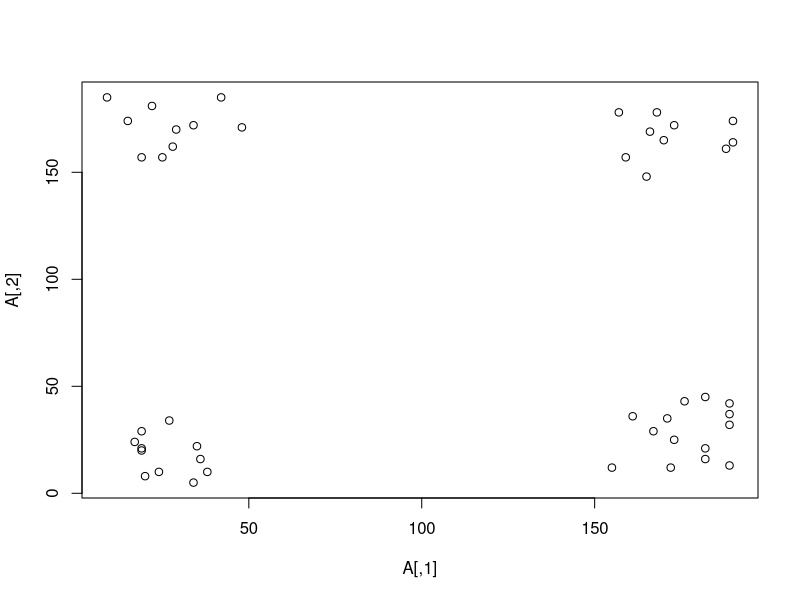
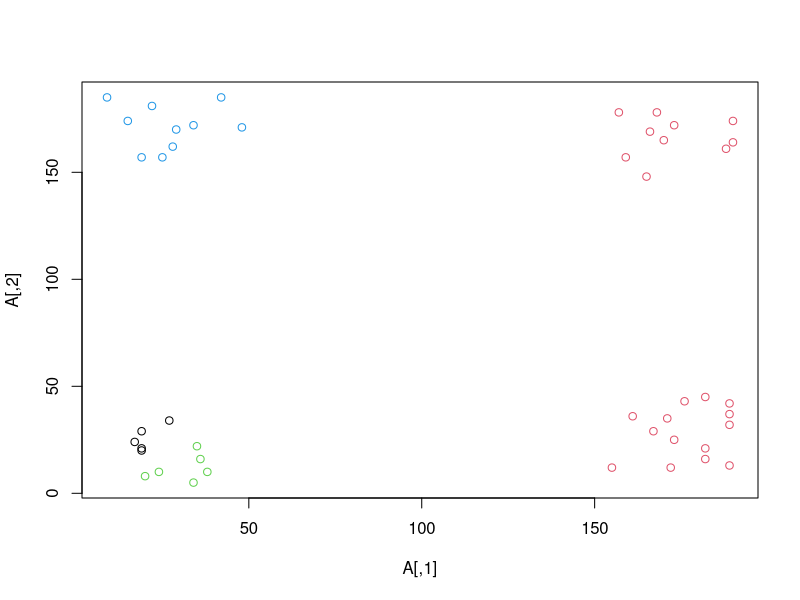
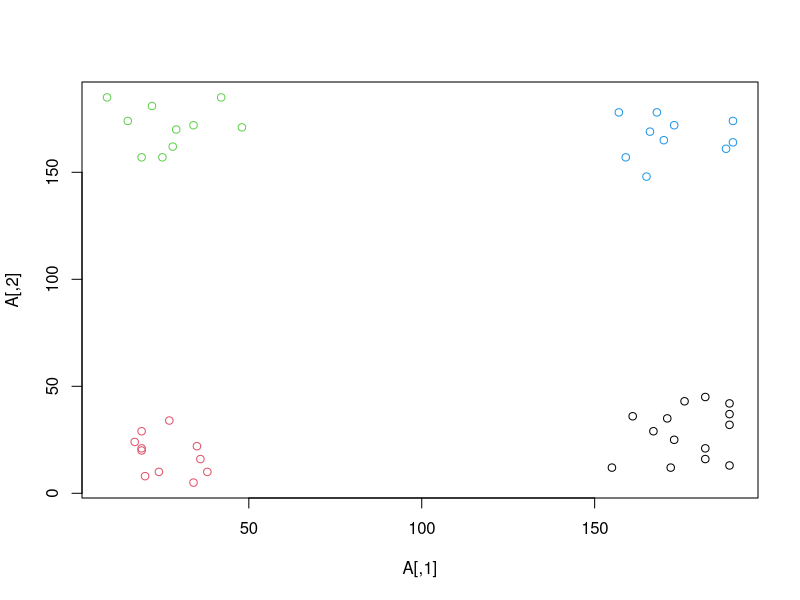
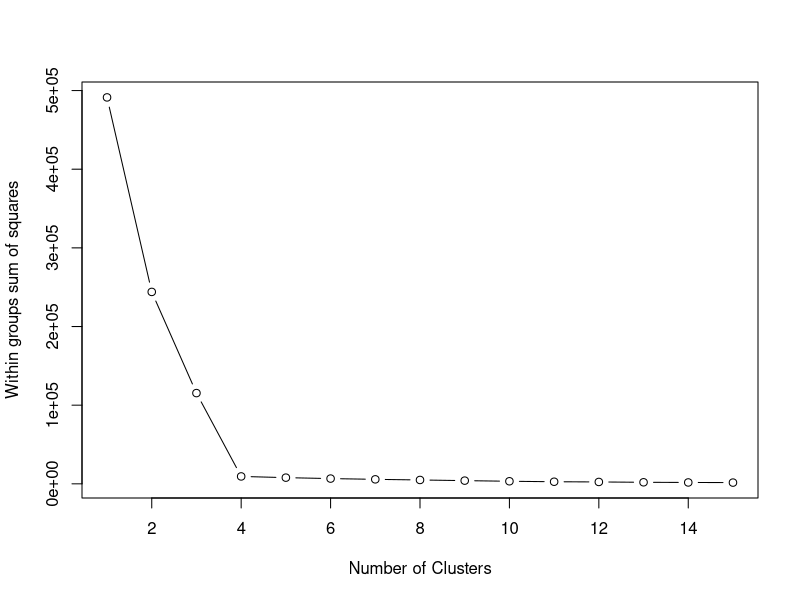
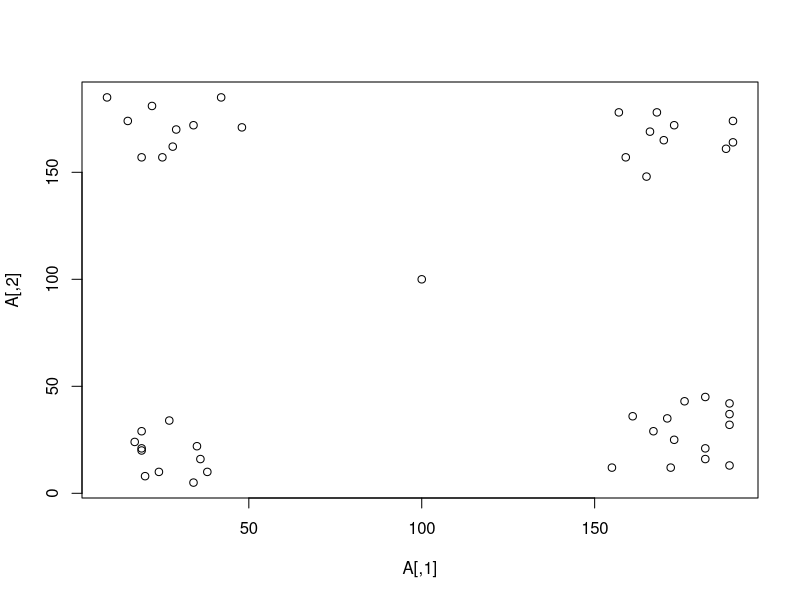
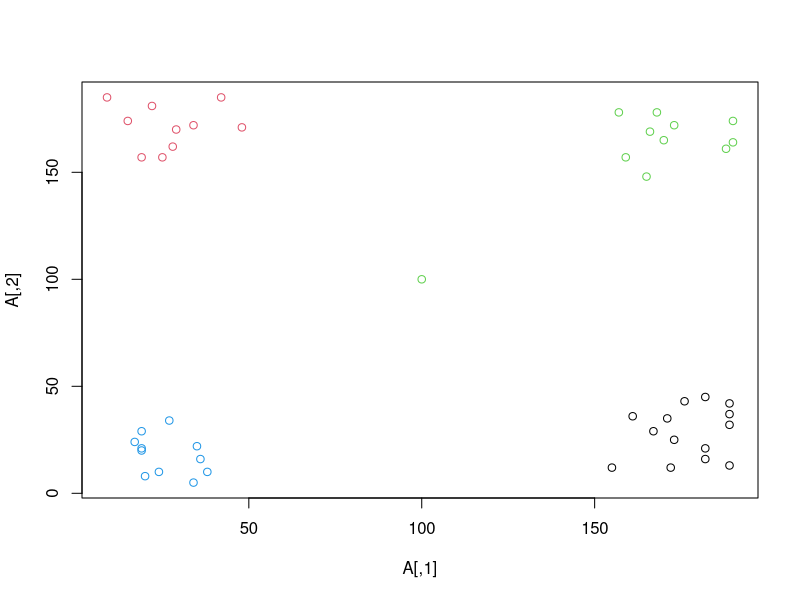
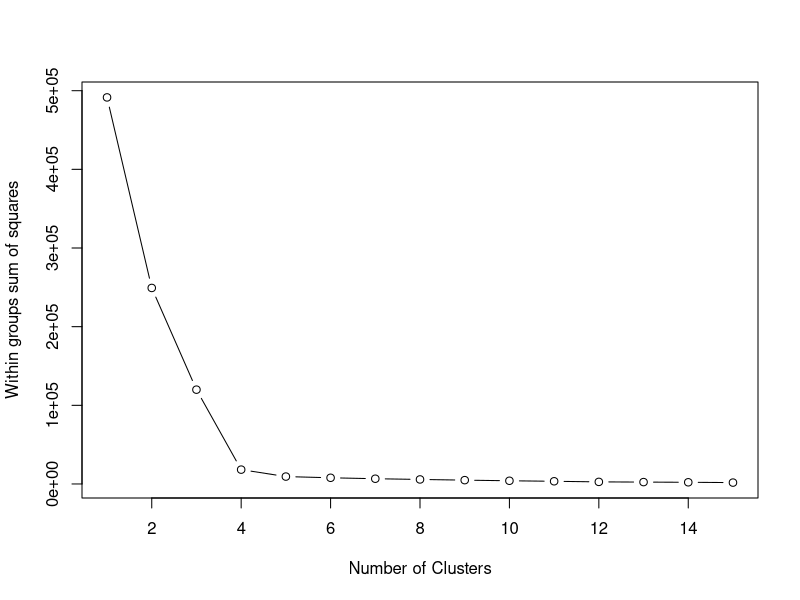

Write the R code that produced these figures, in order.
# create dataset
A = matrix(c(17, 24, 24, 10, 35, 22, 27, 34, 19, 29, 19, 21, 20, 8, 34, 5, 38, 10, 36, 16, 19, 20, 15, 174, 9, 185, 22, 181, 29, 170, 25, 157, 19, 157, 28, 162, 48, 171, 42, 185, 34, 172, 172, 12, 155, 12, 161, 36, 167, 29, 173, 25, 189, 37, 189, 42, 182, 45, 176, 43, 171, 35, 182, 21, 182, 16, 189, 13, 189, 32, 173, 172, 170, 165, 166, 169, 165, 148, 159, 157, 157, 178, 168, 178, 190, 174, 190, 164, 188, 161),ncol=2,byrow=TRUE)
plot(A)

#run kmeans with 1 initialization
cl = kmeans(A,4,nstart=1)
plot(A,col=cl$cluster)

#run kmeans with >1 initializations
cl = kmeans(A,4,nstart=50)
plot(A,col=cl$cluster)

#function to draw an elbow plot
elbow_plot <- function(mydata){
  wss <- (nrow(mydata)-1)*sum(apply(mydata,2,var))
  for (i in 2:15) wss[i] <- sum(kmeans(mydata,centers=i,nstart=50)$withinss)
  plot(1:15, wss, type="b", xlab="Number of Clusters",ylab="Within groups sum of squares")
}

#draw elbow plot of the data set
elbow_plot(A)

#add outlier to dataset
A=rbind(A,c(100,100))
plot(A)
cl = kmeans(A,4,nstart=50)
plot(A,col=cl$cluster)

#elbow plot for the dataset with outlier
elbow_plot(A)